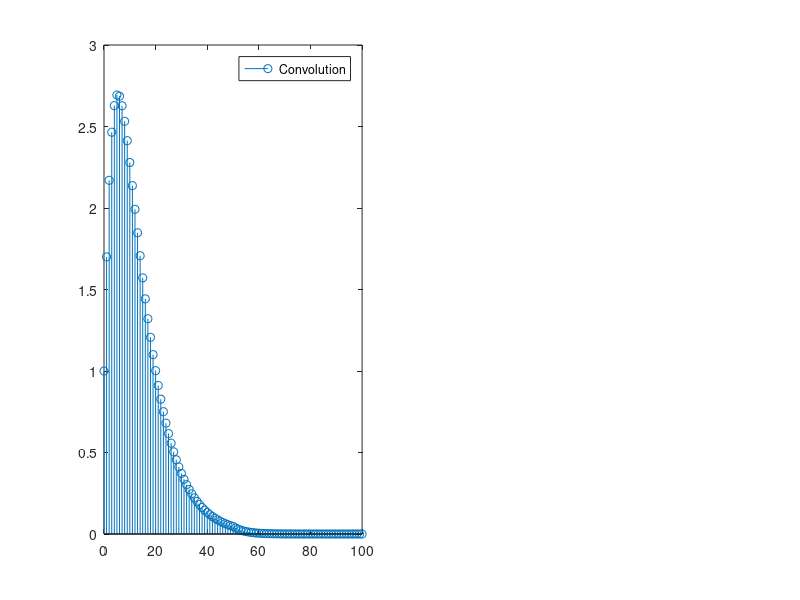

The MATLAB source for this figure: (Note: this script raises an error after producing the figure.)
clc 
clear 
close all 

n=0:50; 
x1=0.9.^n; 
x2=0.8.^n; 
y=conv(x1,x2); 

subplot(121) 
stem(0:100,y) 
legend('Convolution'); 

syms n z 
x1=0.9.^n; 
x2=0.8.^n; 

X1=ztrans(x1,z); 
X2=ztrans(x2,z); 

Right=iztrans(X1*X2); 
n=0:100; 
Right=subs(Right,n); 

subplot(122) 
stem(0:100,Right) 
legend('Z^-^1[X_1(z)*X_2(z)]') 